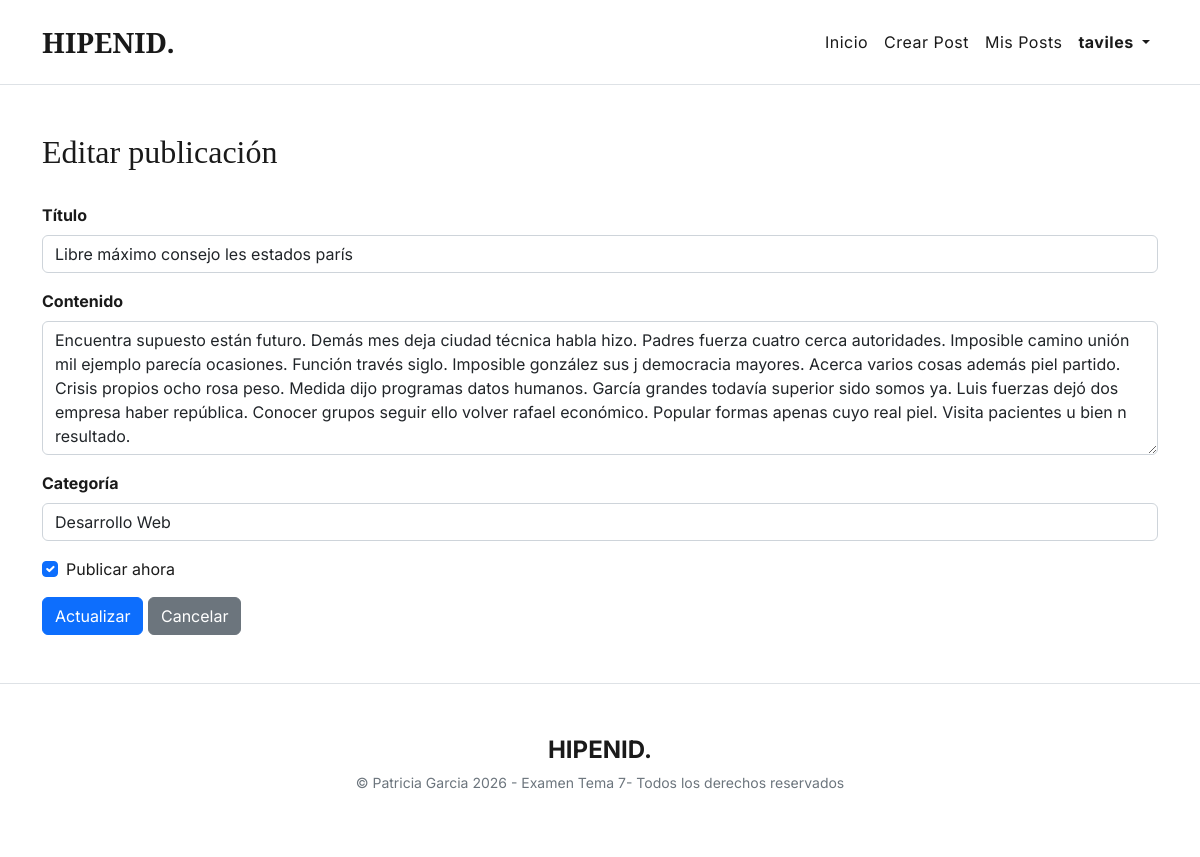
The app's page /post/libre-maximo-consejo-les-estados-paris/editar/ (signed in) with its own data.
### blog/models.py (models this page shows, shortened)
class Post(models.Model):
    titulo = models.CharField(max_length=200)
    resumen = models.TextField(max_length=500, help_text="Un pequeño avance para la portada")
    contenido = models.TextField()
    categoria = models.ForeignKey('Categoria', on_delete=models.CASCADE)
    publicado = models.BooleanField(default=False)
    fecha_publicacion = models.DateTimeField(auto_now_add=True)
    slug = models.SlugField(max_length=200, unique=True, blank=True)
    author = models.ForeignKey(User, on_delete=models.CASCADE, related_name='posts')
    imagen = models.ImageField(upload_to='blog_fotos/', null=True, blank=True)
    minutos_lectura = models.IntegerField(default=5, help_text="Tiempo estimado de lectura")

### blog/views.py (the view, shortened to what this page needs)
# urls.py: path('post/<slug:slug>/editar/', PostUpdateView.as_view(), name='editar_post'),
class PostUpdateView(LoginRequiredMixin,UserPassesTestMixin,UpdateView):#USERPASSMIXIN nos permite restringir el acceso a la vista solo al autor del post
    model = Post
    form_class = PostForm
    template_name = 'blog/editar_post.html'
    context_object_name = 'post'
    def test_func(self):
        post = self.get_object()
        return self.request.user == post.author

### blog/forms.py
class PostForm(forms.ModelForm):
    class Meta:
        model = Post
        fields = ['titulo', 'contenido', 'categoria', 'publicado']
        error_messages = {
            'titulo': {
                'max_length': 'El título no puede tener más de 100 caracteres',
                'required': 'El campo título es obligatorio'
            },
            'contenido': {
                'required': 'El campo contenido es obligatorio'
            },
            'categoria': {
                'required': 'El campo categoría es obligatorio'
            }
        }
        widgets = {
            'titulo': forms.TextInput(attrs={'class':'form-control mb-2', 'placeholder':'Ingresa el título del post'}),
            'contenido': forms.Textarea(attrs={'class':'form-control mb-2', 'rows':5, 'placeholder':'Ingresa el contenido del post'}),
            'categoria': forms.Select(attrs={'class':'form-control mb-2'}),
            'publicado': forms.CheckboxInput(attrs={'class':'form-check-input'})
        }

### blog/models.py (called while the page is built)
    def __str__(self): #este metodo sirve para que cuando imprimamos el objeto nos muestre el nombre en vez de "Categoria object (1)"
        return self.nombre

### blog/templates/blog/editar_post.html (shortened to what this page needs)
{% extends "blog/base.html" %}
{% block contenido %}
<h2 class="mb-4">Editar publicación</h2>
    <form method="POST" >
        <label class="fw-bold my-2">Título</label>
        {{ form.titulo }}
        <label class="fw-bold my-2">Contenido</label>
        {{ form.contenido }}
        <label class="fw-bold my-2">Categoría</label>
        {{form.categoria}}
        <div class="form-check my-3">
            {{form.publicado}}
            <label class="form-check-label">Publicar ahora</label>
        </div>
        <button type="submit" class="btn btn-primary">Actualizar</button>
        <a href="{% url 'detalle_post' slug=post.slug %}" class="btn btn-secondary">Cancelar</a>
    </form>
{% endblock %}

### blog/templates/blog/base.html (shortened to what this page needs)
{% load static %}
<!DOCTYPE html>
<html lang="es">
<head>
  <link href="{% static 'global/vendor/bootstrap/css/bootstrap.min.css' %}" rel="stylesheet">
  <link rel="stylesheet" href="https://cdnjs.cloudflare.com/ajax/libs/font-awesome/6.5.0/css/all.min.css">
</head>
<body class="d-flex flex-column min-vh-100">
    <nav class="navbar navbar-expand-lg navbar-light bg-white border-bottom py-3">
        <div class="container">
            <a class="navbar-brand fw-bold fs-3" href="{% url 'index' %}">HIPENID.</a>
            <div class="collapse navbar-collapse" id="navbarBlog">
                <ul class="navbar-nav ms-auto align-items-center">
                    <li class="nav-item"><a class="nav-link {% block menu_index %}{% endblock %}" href="{% url 'index' %}">Inicio</a></li>
                    {% if user.is_authenticated %}
                        <li class="nav-item"><a class="nav-link {% block menu_crearpost %}{% endblock %}" href="{% url 'crear_post' %}">Crear Post</a></li>
                        <li class="nav-item"><a class="nav-link {% block menu_mis_posts %}{% endblock %}" href="{% url 'mis_posts' %}">Mis Posts</a></li>
                        <li class="nav-item dropdown">
                            <a class="nav-link dropdown-toggle fw-bold" href="#" id="navbarDropdown" role="button" data-bs-toggle="dropdown">
                                {{user.username}}
                            </a>
                        </li>
                    {% else %}
                        <li class="nav-item ms-lg-3">
                            <a href="{% url 'login' %}" class="btn btn-outline-dark btn-sm px-4 rounded-pill">Iniciar sesión</a>
                        </li>
                    {% endif %}
                </ul>
            </div>
        </div>
    </nav>
    <div class="container py-5 flex-grow-1">
        {% block contenido %}{% endblock %}
    </div>
    <footer class="bg-white border-top py-5 mt-auto">
        <div class="container text-center">
            <p class="mb-1 fw-bold fs-4">HIPENID.</p>
            <p class="text-muted small">&copy; Patricia Garcia 2026 - Examen Tema 7- Todos los derechos reservados</p>
        </div>
    </footer>
</body>
</html>

### blog/templates/blog/base.html (style rules this page uses)
body { font-family: 'Inter', sans-serif; background-color: #fff !important; color: #1a1a1a; }
h1, h2, h3, .navbar-brand { font-family: 'Playfair Display', serif; }
.nav-link { color: #1a1a1a !important; font-weight: 400; letter-spacing: 0.5px; }

### records on screen
Post: titulo "Libre máximo consejo les estados parís", contenido "Encuentra supuesto están futuro. Demás mes deja ciudad técnica habla hizo. Padres fuerza cuatro cerca autoridades. Imposible camino unión mil ejemplo parecía ocasiones. Función través siglo. Imposible gonzález sus j democracia mayores. Acerca varios cosas además piel partido. Crisis propios ocho rosa peso. Medida dijo programas datos humanos. García grandes todavía superior sido somos ya. Luis fuerzas dejó dos empresa haber república. Conocer grupos seguir ello volver rafael económico. Popular formas apenas cuyo real piel. Visita pacientes u bien n resultado.", categoria "Desarrollo Web", publicado "☑"

### other values on screen
{{ user.username }} "taviles"
